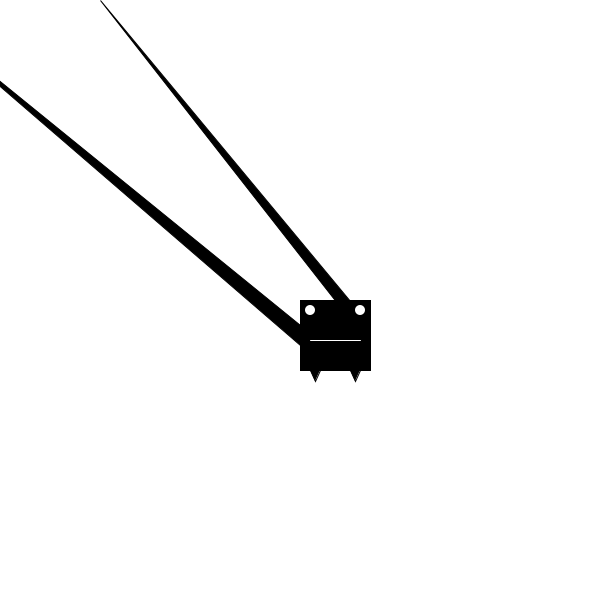
Frame 1 (no input)
Frame 60 (the mouse pressed at the canvas centre just before this capture): identical to frame 1, image omitted
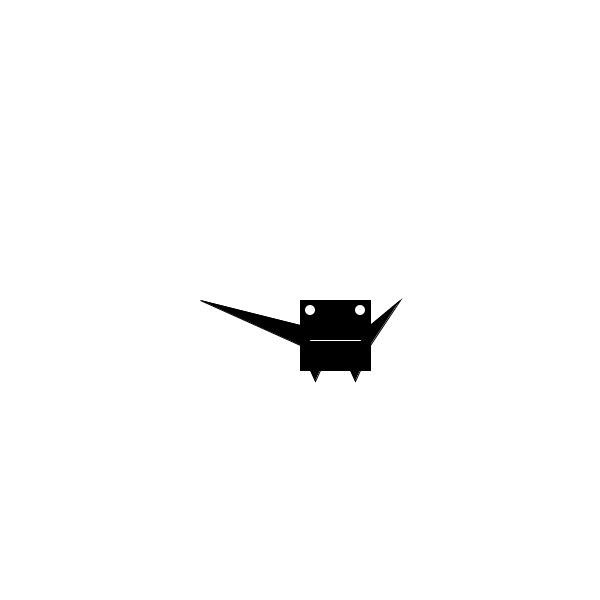
Frame 120 (the mouse held since frame 60 and released just before this capture)

The Processing sketch that drew these frames (run headless with seeded random() and noise(); from frame 60 on, the mouse is pressed at the canvas centre):

// Processing sketch: processing_162429
// ── processing_162429.pde

int z = 255;
int x = 300;
int y = 300;
int a = 0;
void setup() {
  size(600, 600);
}

void draw() {
  monster(x, y);
}

void monster(int x, int y) {
  background(255);
  fill(0);
  stroke(0);
  rect (x, y, 70, 70);
  triangle(x+10, y+70, x+20, y+70, x+15, y+81);
  triangle(x+50, y+70, x+60, y+70, x+55, y+81);
  triangle(x, y+25, x, y+45, mouseX- 100, mouseY);
  triangle(x+70, y+25, x+70, y+45, mouseX+100, mouseY);
  stroke(255);
  line(x+10, y+40, x+60, y+40);
  fill(a);
  noStroke();
  rect(x+10, y+41,51,10);
  fill(0);
  fill(z);
  noStroke();
  ellipse(x+10, y+10, 10, 10);
  ellipse(x+60, y+10, 10, 10);
 
}
void keyPressed() {
  if (key == 'o') {
    z = 255;
  }
  if (key == 'p') {
    z = 0;
  }
  if(key == 's') {
    y += 10;
  }
  if(key == 'w') {
    y -= 10;
  }
  if(key == 'd') {
    x += 10;
  }
  if(key == 'a') {
    x -= 10;
  }
  if (key == 'b') {
    a = 255;
  }
  if(key == 'v') {
    a = 0;
  }
    
}
